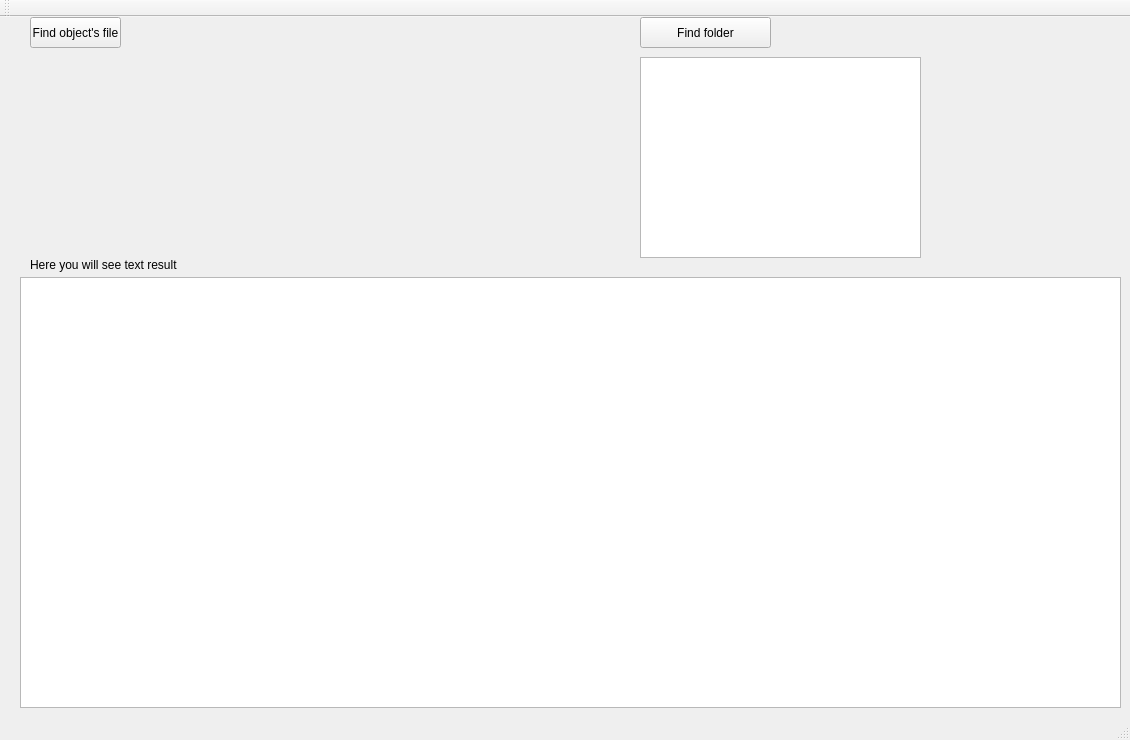
<?xml version="1.0" encoding="UTF-8"?>
<ui version="4.0">
 <class>MainWindow</class>
 <widget class="QMainWindow" name="MainWindow">
  <property name="geometry">
   <rect>
    <x>0</x>
    <y>0</y>
    <width>1130</width>
    <height>740</height>
   </rect>
  </property>
  <property name="windowTitle">
   <string>Course work</string>
  </property>
  <widget class="QWidget" name="centralWidget">
   <widget class="QLabel" name="objectLabel">
    <property name="geometry">
     <rect>
      <x>30</x>
      <y>40</y>
      <width>341</width>
      <height>191</height>
     </rect>
    </property>
    <property name="text">
     <string/>
    </property>
   </widget>
   <widget class="QPushButton" name="findFileButton">
    <property name="geometry">
     <rect>
      <x>30</x>
      <y>0</y>
      <width>91</width>
      <height>31</height>
     </rect>
    </property>
    <property name="text">
     <string>Find object's file</string>
    </property>
   </widget>
   <widget class="QPushButton" name="fildFolderButton">
    <property name="geometry">
     <rect>
      <x>640</x>
      <y>0</y>
      <width>131</width>
      <height>31</height>
     </rect>
    </property>
    <property name="text">
     <string>Find folder</string>
    </property>
   </widget>
   <widget class="QListWidget" name="sceneFilesList">
    <property name="geometry">
     <rect>
      <x>640</x>
      <y>40</y>
      <width>281</width>
      <height>201</height>
     </rect>
    </property>
   </widget>
   <widget class="QLabel" name="showResultLabel">
    <property name="geometry">
     <rect>
      <x>30</x>
      <y>240</y>
      <width>621</width>
      <height>16</height>
     </rect>
    </property>
    <property name="text">
     <string>Here you will see text result</string>
    </property>
   </widget>
   <widget class="QGraphicsView" name="resultView">
    <property name="geometry">
     <rect>
      <x>20</x>
      <y>260</y>
      <width>1101</width>
      <height>431</height>
     </rect>
    </property>
   </widget>
  </widget>
  <widget class="QMenuBar" name="menuBar">
   <property name="geometry">
    <rect>
     <x>0</x>
     <y>0</y>
     <width>1130</width>
     <height>21</height>
    </rect>
   </property>
  </widget>
  <widget class="QToolBar" name="mainToolBar">
   <attribute name="toolBarArea">
    <enum>TopToolBarArea</enum>
   </attribute>
   <attribute name="toolBarBreak">
    <bool>false</bool>
   </attribute>
  </widget>
  <widget class="QStatusBar" name="statusBar"/>
 </widget>
 <layoutdefault spacing="6" margin="11"/>
 <resources/>
 <connections/>
</ui>
